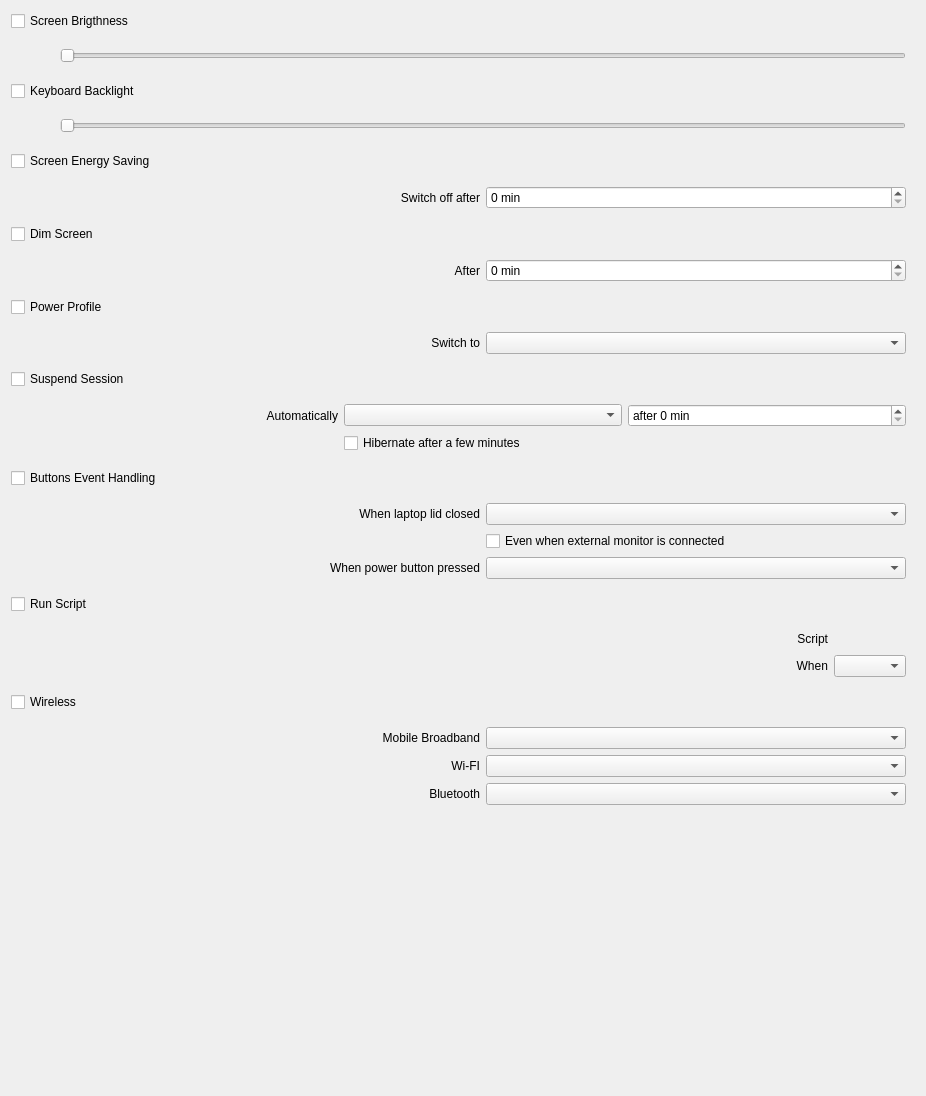
<?xml version="1.0" encoding="UTF-8"?>
<ui version="4.0">
 <class>ActionEditWidget</class>
 <widget class="QWidget" name="ActionEditWidget">
  <property name="geometry">
   <rect>
    <x>0</x>
    <y>0</y>
    <width>926</width>
    <height>1096</height>
   </rect>
  </property>
  <property name="windowTitle">
   <string>Form</string>
  </property>
  <layout class="QVBoxLayout" name="verticalLayout">
   <item>
    <widget class="QCheckBox" name="kcfg_ManageBrightnessControl">
     <property name="text">
      <string>Screen Brigthness</string>
     </property>
    </widget>
   </item>
   <item>
    <widget class="QWidget" name="screenBrightness" native="true">
     <layout class="QGridLayout" name="gridLayout_6">
      <item row="0" column="0">
       <spacer name="horizontalSpacer_7">
        <property name="orientation">
         <enum>Qt::Horizontal</enum>
        </property>
        <property name="sizeType">
         <enum>QSizePolicy::Fixed</enum>
        </property>
        <property name="sizeHint" stdset="0">
         <size>
          <width>40</width>
          <height>20</height>
         </size>
        </property>
       </spacer>
      </item>
      <item row="0" column="1">
       <widget class="QSlider" name="kcfg_BrightnessControl">
        <property name="maximum">
         <number>100</number>
        </property>
        <property name="orientation">
         <enum>Qt::Horizontal</enum>
        </property>
       </widget>
      </item>
     </layout>
    </widget>
   </item>
   <item>
    <widget class="QCheckBox" name="kcfg_ManageKeyboardBrightness">
     <property name="text">
      <string>Keyboard Backlight</string>
     </property>
    </widget>
   </item>
   <item>
    <widget class="QWidget" name="keyboardBrightness" native="true">
     <layout class="QHBoxLayout" name="horizontalLayout">
      <item>
       <spacer name="horizontalSpacer_6">
        <property name="orientation">
         <enum>Qt::Horizontal</enum>
        </property>
        <property name="sizeType">
         <enum>QSizePolicy::Fixed</enum>
        </property>
        <property name="sizeHint" stdset="0">
         <size>
          <width>40</width>
          <height>20</height>
         </size>
        </property>
       </spacer>
      </item>
      <item>
       <widget class="QSlider" name="kcfg_KeyboardBrightness">
        <property name="orientation">
         <enum>Qt::Horizontal</enum>
        </property>
       </widget>
      </item>
     </layout>
    </widget>
   </item>
   <item>
    <widget class="QCheckBox" name="kcfg_ManageDPMS">
     <property name="text">
      <string>Screen Energy Saving</string>
     </property>
    </widget>
   </item>
   <item>
    <widget class="QWidget" name="dpmsWdg" native="true">
     <layout class="QGridLayout" name="gridLayout">
      <item row="0" column="2">
       <widget class="QSpinBox" name="dpmsDisplayIdleTimeSec">
        <property name="suffix">
         <string> min</string>
        </property>
        <property name="maximum">
         <number>999999</number>
        </property>
       </widget>
      </item>
      <item row="0" column="1">
       <widget class="QLabel" name="label">
        <property name="text">
         <string>Switch off after</string>
        </property>
        <property name="alignment">
         <set>Qt::AlignRight|Qt::AlignTrailing|Qt::AlignVCenter</set>
        </property>
       </widget>
      </item>
      <item row="0" column="0">
       <spacer name="horizontalSpacer">
        <property name="orientation">
         <enum>Qt::Horizontal</enum>
        </property>
        <property name="sizeType">
         <enum>QSizePolicy::Fixed</enum>
        </property>
        <property name="sizeHint" stdset="0">
         <size>
          <width>40</width>
          <height>20</height>
         </size>
        </property>
       </spacer>
      </item>
     </layout>
    </widget>
   </item>
   <item>
    <widget class="QCheckBox" name="kcfg_ManageDimDisplay">
     <property name="text">
      <string>Dim Screen</string>
     </property>
    </widget>
   </item>
   <item>
    <widget class="QWidget" name="dimDisplayWdg" native="true">
     <layout class="QHBoxLayout" name="horizontalLayout_2">
      <item>
       <spacer name="horizontalSpacer_9">
        <property name="orientation">
         <enum>Qt::Horizontal</enum>
        </property>
        <property name="sizeType">
         <enum>QSizePolicy::Fixed</enum>
        </property>
        <property name="sizeHint" stdset="0">
         <size>
          <width>40</width>
          <height>20</height>
         </size>
        </property>
       </spacer>
      </item>
      <item>
       <widget class="QLabel" name="label_10">
        <property name="text">
         <string>After</string>
        </property>
        <property name="alignment">
         <set>Qt::AlignRight|Qt::AlignTrailing|Qt::AlignVCenter</set>
        </property>
       </widget>
      </item>
      <item>
       <widget class="QSpinBox" name="dimDisplayIdleTimeMsec">
        <property name="suffix">
         <string> min</string>
        </property>
       </widget>
      </item>
     </layout>
    </widget>
   </item>
   <item>
    <widget class="QCheckBox" name="kcfg_ManageKernelPowerProfile">
     <property name="text">
      <string>Power Profile</string>
     </property>
    </widget>
   </item>
   <item>
    <widget class="QWidget" name="kernelPowerProfile" native="true">
     <layout class="QGridLayout" name="gridLayout_7">
      <item row="0" column="0">
       <spacer name="horizontalSpacer_8">
        <property name="orientation">
         <enum>Qt::Horizontal</enum>
        </property>
        <property name="sizeType">
         <enum>QSizePolicy::Fixed</enum>
        </property>
        <property name="sizeHint" stdset="0">
         <size>
          <width>40</width>
          <height>20</height>
         </size>
        </property>
       </spacer>
      </item>
      <item row="0" column="2">
       <widget class="QComboBox" name="kernelPowerProfileCombo"/>
      </item>
      <item row="0" column="1">
       <widget class="QLabel" name="label_9">
        <property name="text">
         <string>Switch to</string>
        </property>
        <property name="alignment">
         <set>Qt::AlignRight|Qt::AlignTrailing|Qt::AlignVCenter</set>
        </property>
       </widget>
      </item>
     </layout>
    </widget>
   </item>
   <item>
    <widget class="QCheckBox" name="kcfg_ManageSuspendSession">
     <property name="text">
      <string>Suspend Session</string>
     </property>
    </widget>
   </item>
   <item>
    <widget class="QWidget" name="suspendSessionWdg" native="true">
     <layout class="QGridLayout" name="gridLayout_2">
      <item row="1" column="2" colspan="2">
       <widget class="QCheckBox" name="kcfg_SuspendThenHibernate">
        <property name="text">
         <string>Hibernate after a few minutes</string>
        </property>
       </widget>
      </item>
      <item row="0" column="0">
       <spacer name="horizontalSpacer_2">
        <property name="orientation">
         <enum>Qt::Horizontal</enum>
        </property>
        <property name="sizeType">
         <enum>QSizePolicy::Fixed</enum>
        </property>
        <property name="sizeHint" stdset="0">
         <size>
          <width>40</width>
          <height>20</height>
         </size>
        </property>
       </spacer>
      </item>
      <item row="0" column="2">
       <widget class="QComboBox" name="kcfg_SuspendType"/>
      </item>
      <item row="0" column="1">
       <widget class="QLabel" name="label_2">
        <property name="text">
         <string>Automatically</string>
        </property>
        <property name="alignment">
         <set>Qt::AlignRight|Qt::AlignTrailing|Qt::AlignVCenter</set>
        </property>
       </widget>
      </item>
      <item row="0" column="3">
       <widget class="QSpinBox" name="suspendSessionIdleTimeMsec">
        <property name="suffix">
         <string extracomment="Minimum, inside a spinbox. leave a space on the front"> min</string>
        </property>
        <property name="prefix">
         <string extracomment="leave one space after the word for spinbox spacing">after </string>
        </property>
        <property name="maximum">
         <number>9999999</number>
        </property>
       </widget>
      </item>
     </layout>
    </widget>
   </item>
   <item>
    <widget class="QCheckBox" name="kcfg_ManageButtonEvents">
     <property name="text">
      <string>Buttons Event Handling</string>
     </property>
    </widget>
   </item>
   <item>
    <widget class="QWidget" name="buttonEventHandlingWdg" native="true">
     <layout class="QGridLayout" name="gridLayout_3">
      <item row="1" column="2">
       <widget class="QCheckBox" name="kcfg_TriggerLidActionWhenExternalMonitorPresent">
        <property name="text">
         <string>Even when external monitor is connected</string>
        </property>
       </widget>
      </item>
      <item row="2" column="2">
       <widget class="QComboBox" name="kcfg_PowerButtonAction"/>
      </item>
      <item row="0" column="2">
       <widget class="QComboBox" name="kcfg_LidAction"/>
      </item>
      <item row="2" column="1">
       <widget class="QLabel" name="label_3">
        <property name="text">
         <string>When power button pressed</string>
        </property>
        <property name="alignment">
         <set>Qt::AlignRight|Qt::AlignTrailing|Qt::AlignVCenter</set>
        </property>
       </widget>
      </item>
      <item row="0" column="1">
       <widget class="QLabel" name="laptopLidLabel">
        <property name="text">
         <string>When laptop lid closed</string>
        </property>
        <property name="alignment">
         <set>Qt::AlignRight|Qt::AlignTrailing|Qt::AlignVCenter</set>
        </property>
       </widget>
      </item>
      <item row="0" column="0">
       <spacer name="horizontalSpacer_3">
        <property name="orientation">
         <enum>Qt::Horizontal</enum>
        </property>
        <property name="sizeType">
         <enum>QSizePolicy::Fixed</enum>
        </property>
        <property name="sizeHint" stdset="0">
         <size>
          <width>40</width>
          <height>20</height>
         </size>
        </property>
       </spacer>
      </item>
     </layout>
    </widget>
   </item>
   <item>
    <widget class="QCheckBox" name="kcfg_ManageRunScript">
     <property name="text">
      <string>Run Script</string>
     </property>
    </widget>
   </item>
   <item>
    <widget class="QWidget" name="runScriptWdg" native="true">
     <layout class="QGridLayout" name="gridLayout_4">
      <item row="0" column="0">
       <spacer name="horizontalSpacer_4">
        <property name="orientation">
         <enum>Qt::Horizontal</enum>
        </property>
        <property name="sizeType">
         <enum>QSizePolicy::Fixed</enum>
        </property>
        <property name="sizeHint" stdset="0">
         <size>
          <width>40</width>
          <height>20</height>
         </size>
        </property>
       </spacer>
      </item>
      <item row="0" column="1">
       <widget class="QLabel" name="label_4">
        <property name="sizePolicy">
         <sizepolicy hsizetype="MinimumExpanding" vsizetype="Preferred">
          <horstretch>0</horstretch>
          <verstretch>0</verstretch>
         </sizepolicy>
        </property>
        <property name="text">
         <string>Script</string>
        </property>
        <property name="alignment">
         <set>Qt::AlignRight|Qt::AlignTrailing|Qt::AlignVCenter</set>
        </property>
       </widget>
      </item>
      <item row="1" column="1">
       <widget class="QLabel" name="label_5">
        <property name="sizePolicy">
         <sizepolicy hsizetype="MinimumExpanding" vsizetype="Preferred">
          <horstretch>0</horstretch>
          <verstretch>0</verstretch>
         </sizepolicy>
        </property>
        <property name="text">
         <string>When</string>
        </property>
        <property name="alignment">
         <set>Qt::AlignRight|Qt::AlignTrailing|Qt::AlignVCenter</set>
        </property>
       </widget>
      </item>
      <item row="0" column="2">
       <widget class="KUrlRequester" name="kcfg_RunScriptCommand">
        <property name="sizePolicy">
         <sizepolicy hsizetype="Preferred" vsizetype="Fixed">
          <horstretch>0</horstretch>
          <verstretch>0</verstretch>
         </sizepolicy>
        </property>
       </widget>
      </item>
      <item row="1" column="2">
       <widget class="QComboBox" name="kcfg_RunScriptPhase"/>
      </item>
     </layout>
    </widget>
   </item>
   <item>
    <widget class="QCheckBox" name="kcfg_ManageWirelessPowerSaving">
     <property name="text">
      <string>Wireless</string>
     </property>
    </widget>
   </item>
   <item>
    <widget class="QWidget" name="wirelessWdg" native="true">
     <layout class="QGridLayout" name="gridLayout_5">
      <item row="0" column="1">
       <widget class="QLabel" name="label_7">
        <property name="text">
         <string>Mobile Broadband</string>
        </property>
        <property name="alignment">
         <set>Qt::AlignRight|Qt::AlignTrailing|Qt::AlignVCenter</set>
        </property>
       </widget>
      </item>
      <item row="0" column="2">
       <widget class="QComboBox" name="kcfg_MobileBroadbandPowerSaving"/>
      </item>
      <item row="1" column="1">
       <widget class="QLabel" name="label_6">
        <property name="text">
         <string>Wi-FI</string>
        </property>
        <property name="alignment">
         <set>Qt::AlignRight|Qt::AlignTrailing|Qt::AlignVCenter</set>
        </property>
       </widget>
      </item>
      <item row="2" column="1">
       <widget class="QLabel" name="label_8">
        <property name="text">
         <string>Bluetooth</string>
        </property>
        <property name="alignment">
         <set>Qt::AlignRight|Qt::AlignTrailing|Qt::AlignVCenter</set>
        </property>
       </widget>
      </item>
      <item row="1" column="2">
       <widget class="QComboBox" name="kcfg_WifiPowerSaving"/>
      </item>
      <item row="2" column="2">
       <widget class="QComboBox" name="kcfg_BluetoothPowerSaving"/>
      </item>
      <item row="0" column="0">
       <spacer name="horizontalSpacer_5">
        <property name="orientation">
         <enum>Qt::Horizontal</enum>
        </property>
        <property name="sizeType">
         <enum>QSizePolicy::Fixed</enum>
        </property>
        <property name="sizeHint" stdset="0">
         <size>
          <width>40</width>
          <height>20</height>
         </size>
        </property>
       </spacer>
      </item>
     </layout>
    </widget>
   </item>
   <item>
    <spacer name="verticalSpacer">
     <property name="orientation">
      <enum>Qt::Vertical</enum>
     </property>
     <property name="sizeHint" stdset="0">
      <size>
       <width>20</width>
       <height>40</height>
      </size>
     </property>
    </spacer>
   </item>
  </layout>
 </widget>
 <customwidgets>
  <customwidget>
   <class>KUrlRequester</class>
   <extends>QWidget</extends>
   <header>kurlrequester.h</header>
  </customwidget>
 </customwidgets>
 <resources/>
 <connections>
  <connection>
   <sender>kcfg_ManageDPMS</sender>
   <signal>toggled(bool)</signal>
   <receiver>dpmsWdg</receiver>
   <slot>setEnabled(bool)</slot>
   <hints>
    <hint type="sourcelabel">
     <x>133</x>
     <y>152</y>
    </hint>
    <hint type="destinationlabel">
     <x>39</x>
     <y>209</y>
    </hint>
   </hints>
  </connection>
  <connection>
   <sender>kcfg_ManageSuspendSession</sender>
   <signal>toggled(bool)</signal>
   <receiver>suspendSessionWdg</receiver>
   <slot>setEnabled(bool)</slot>
   <hints>
    <hint type="sourcelabel">
     <x>205</x>
     <y>393</y>
    </hint>
    <hint type="destinationlabel">
     <x>206</x>
     <y>471</y>
    </hint>
   </hints>
  </connection>
  <connection>
   <sender>kcfg_ManageButtonEvents</sender>
   <signal>toggled(bool)</signal>
   <receiver>buttonEventHandlingWdg</receiver>
   <slot>setEnabled(bool)</slot>
   <hints>
    <hint type="sourcelabel">
     <x>126</x>
     <y>499</y>
    </hint>
    <hint type="destinationlabel">
     <x>46</x>
     <y>583</y>
    </hint>
   </hints>
  </connection>
  <connection>
   <sender>kcfg_ManageRunScript</sender>
   <signal>toggled(bool)</signal>
   <receiver>runScriptWdg</receiver>
   <slot>setEnabled(bool)</slot>
   <hints>
    <hint type="sourcelabel">
     <x>195</x>
     <y>611</y>
    </hint>
    <hint type="destinationlabel">
     <x>189</x>
     <y>695</y>
    </hint>
   </hints>
  </connection>
  <connection>
   <sender>kcfg_ManageWirelessPowerSaving</sender>
   <signal>toggled(bool)</signal>
   <receiver>wirelessWdg</receiver>
   <slot>setEnabled(bool)</slot>
   <hints>
    <hint type="sourcelabel">
     <x>279</x>
     <y>723</y>
    </hint>
    <hint type="destinationlabel">
     <x>271</x>
     <y>807</y>
    </hint>
   </hints>
  </connection>
  <connection>
   <sender>kcfg_ManageBrightnessControl</sender>
   <signal>toggled(bool)</signal>
   <receiver>screenBrightness</receiver>
   <slot>setEnabled(bool)</slot>
   <hints>
    <hint type="sourcelabel">
     <x>93</x>
     <y>23</y>
    </hint>
    <hint type="destinationlabel">
     <x>57</x>
     <y>39</y>
    </hint>
   </hints>
  </connection>
  <connection>
   <sender>kcfg_ManageKernelPowerProfile</sender>
   <signal>toggled(bool)</signal>
   <receiver>kernelPowerProfile</receiver>
   <slot>setEnabled(bool)</slot>
   <hints>
    <hint type="sourcelabel">
     <x>76</x>
     <y>315</y>
    </hint>
    <hint type="destinationlabel">
     <x>110</x>
     <y>365</y>
    </hint>
   </hints>
  </connection>
  <connection>
   <sender>kcfg_ManageKeyboardBrightness</sender>
   <signal>toggled(bool)</signal>
   <receiver>keyboardBrightness</receiver>
   <slot>setEnabled(bool)</slot>
   <hints>
    <hint type="sourcelabel">
     <x>153</x>
     <y>80</y>
    </hint>
    <hint type="destinationlabel">
     <x>140</x>
     <y>103</y>
    </hint>
   </hints>
  </connection>
  <connection>
   <sender>kcfg_ManageDimDisplay</sender>
   <signal>toggled(bool)</signal>
   <receiver>dimDisplayWdg</receiver>
   <slot>setEnabled(bool)</slot>
   <hints>
    <hint type="sourcelabel">
     <x>163</x>
     <y>232</y>
    </hint>
    <hint type="destinationlabel">
     <x>190</x>
     <y>246</y>
    </hint>
   </hints>
  </connection>
 </connections>
</ui>
